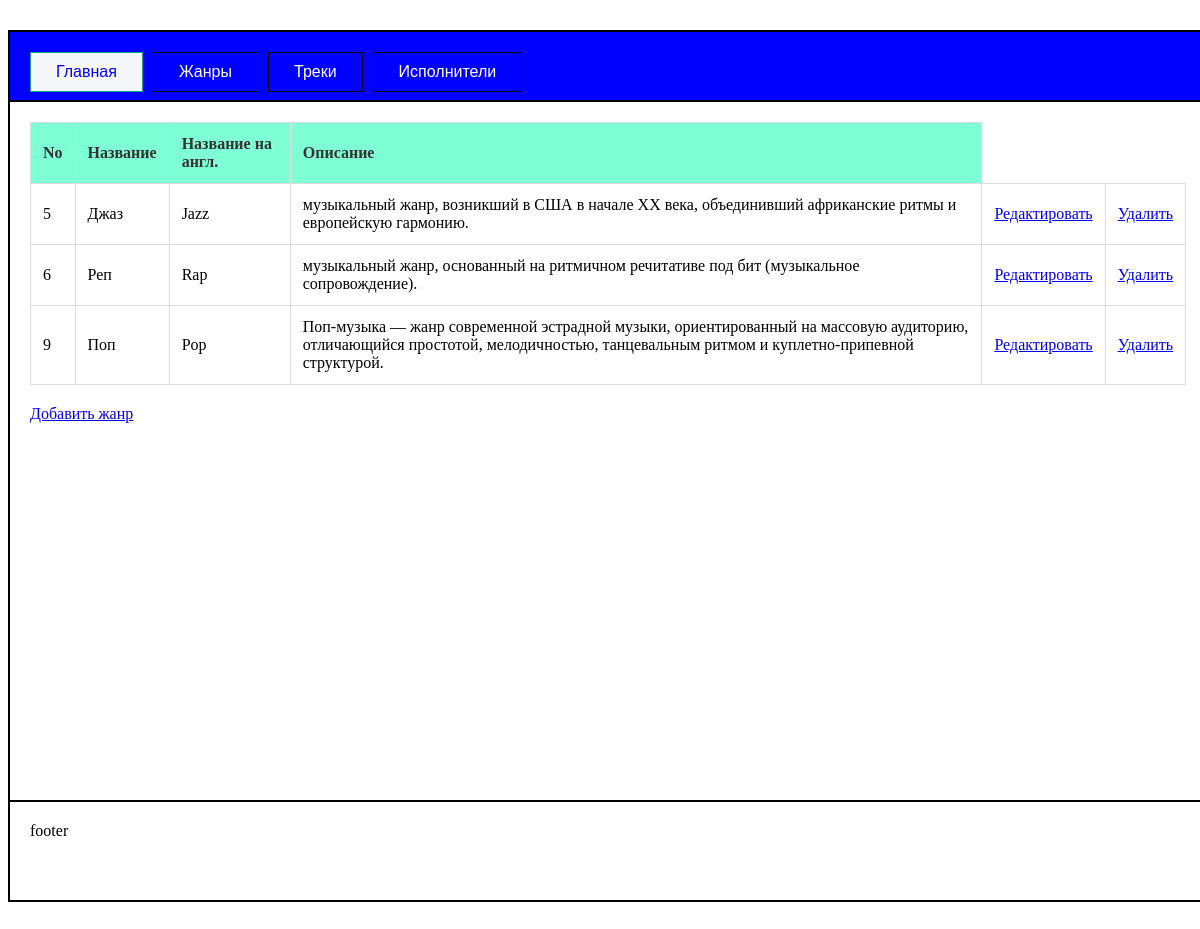
The app's page /genres with its own data.
### main/models.py (models this page shows, shortened)
class Genre(models.Model):
    name_ru = models.CharField(max_length=200)
    name_en = models.CharField(max_length=200)
    description = models.CharField(max_length=400)

### main/views.py (the view)
# urls.py: path('genres',views.music),
def music (request):
    genres = Genre.objects.all()
    return render(request, 'genres.html', {'genres': genres, 'page': 'genres'})

### main/templates/genres.html (shortened to what this page needs)
{% extends "base.html" %}
{% block content %}
<table>
    <thead>
        <tr>
            <th>No</th>
            <th>Название</th>
            <th>Название на англ.</th>
            <th>Описание</th>
        </tr>
    </thead>
    <tbody>
        {% for g in genres %}
        <tr>
            <td>{{g.id}}</td>
            <td>{{g.name_ru}}</td>
            <td>{{g.name_en}}</td>
            <td>{{g.description}}</td>
            <td><a href="/edit_genre/{{g.id}}">Редактировать</a></td>
            <td><a href="/deleteop/{{g.id}}">Удалить</a></td>
        </tr>
        {% endfor %}
    </tbody>
</table>
<a href="/add_genre">Добавить жанр</a>
{% endblock content %}

### main/static/style.css (style rules this page uses)
* { box-sizing: border-box; }
table { width: 100%; border-collapse: collapse; margin-bottom: 20px; }
table th, table td { border: 1px solid #ddd; padding: 12px; text-align: left; }
table th { background-color: aquamarine; color: #333; }

### records on screen
Genre: id "5", name_ru "Джаз", name_en "Jazz", description "музыкальный жанр, возникший в США в начале XX века, объединивший африканские ритмы и европейскую гармонию."
Genre: id "6", name_ru "Реп", name_en "Rap", description "музыкальный жанр, основанный на ритмичном речитативе под бит (музыкальное сопровождение)."
Genre: id "9", name_ru "Поп", name_en "Pop", description "Поп-музыка — жанр современной эстрадной музыки, ориентированный на массовую аудиторию, отличающийся простотой, мелодичностью, танцевальным ритмом и куплетно-припевной структурой."
